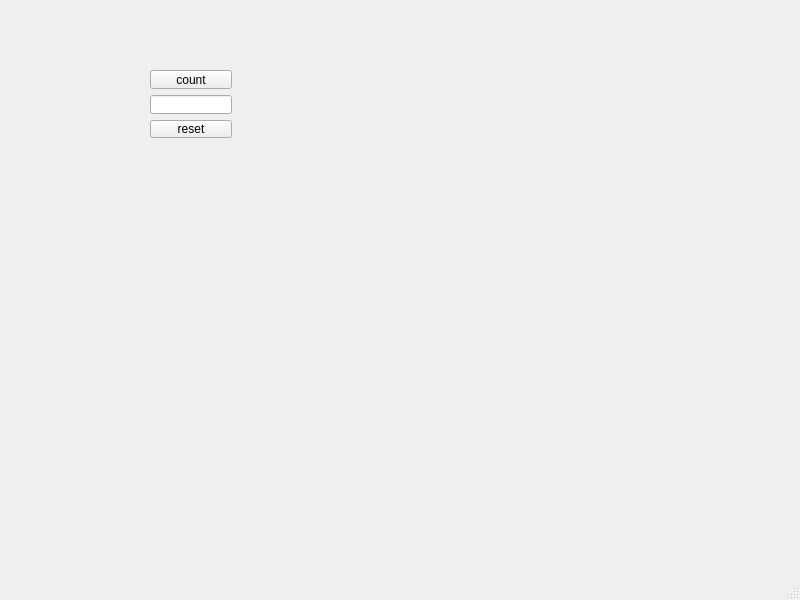
<?xml version="1.0" encoding="UTF-8"?>
<ui version="4.0">
 <class>MainWindow</class>
 <widget class="QMainWindow" name="MainWindow">
  <property name="geometry">
   <rect>
    <x>0</x>
    <y>0</y>
    <width>800</width>
    <height>600</height>
   </rect>
  </property>
  <property name="windowTitle">
   <string>MainWindow</string>
  </property>
  <widget class="QWidget" name="centralwidget">
   <widget class="QWidget" name="">
    <property name="geometry">
     <rect>
      <x>150</x>
      <y>70</y>
      <width>82</width>
      <height>68</height>
     </rect>
    </property>
    <layout class="QVBoxLayout" name="verticalLayout">
     <item>
      <widget class="QPushButton" name="count">
       <property name="text">
        <string>count</string>
       </property>
      </widget>
     </item>
     <item>
      <widget class="QLineEdit" name="Laskuri">
       <property name="text">
        <string/>
       </property>
      </widget>
     </item>
     <item>
      <widget class="QPushButton" name="reset">
       <property name="text">
        <string>reset</string>
       </property>
      </widget>
     </item>
    </layout>
   </widget>
  </widget>
  <widget class="QMenuBar" name="menubar">
   <property name="geometry">
    <rect>
     <x>0</x>
     <y>0</y>
     <width>800</width>
     <height>17</height>
    </rect>
   </property>
  </widget>
  <widget class="QStatusBar" name="statusbar"/>
 </widget>
 <resources/>
 <connections/>
</ui>
